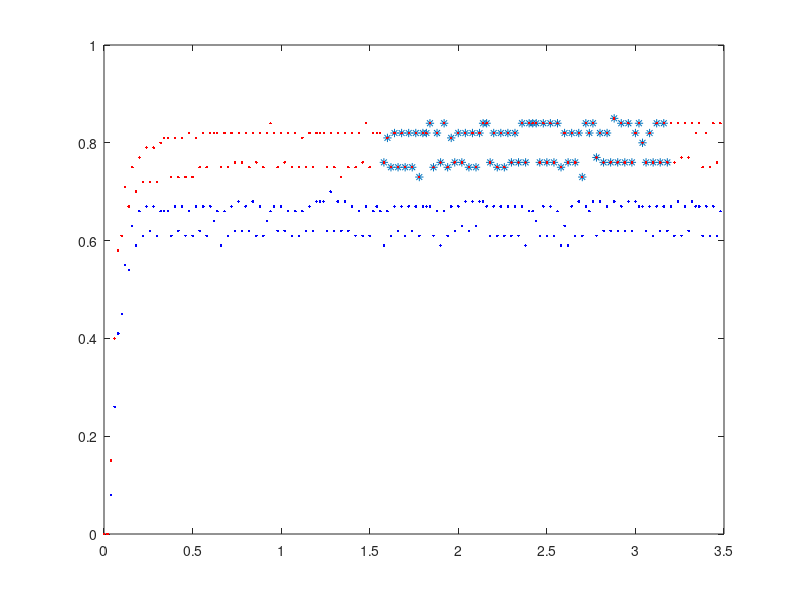

MATLAB code for this plot: (Note: this script raises an error after producing the figure.)
% Rocky project

% @author: Carlos and Thomas
% Date: March 2021

%% Base System
% A)
%steptest_data = load('steptest.mat');
%sinetest150_data = load('sinetest150.mat');
%sinetest200_data = load('sinetest200.mat');

steptest_data = csvread('motordata-thomas.csv',0,0);
steptest_left = [0; steptest_data(:,1)]% - steptest_data(1,1);
steptest_right = [0; steptest_data(:,2)]% - steptest_data(2,1);
steptest_time = (0:20e-3:20e-3*(max(size(steptest_data))));

VinK_R = mean(steptest_left(80:160));
VinK_L = mean(steptest_right(80:160));
Vin = 300;

%%% Parameters!!!! %%%
Kr = VinK_R / Vin;
Kl = VinK_L / Vin;

tauR = 0.0794;
tauL = 0.08451;

%aR = tauR / Kr;
%aL = tauL / Kl;

tau = mean([tauR, tauL])
%a = mean([aR, aL])

%a = 12.2018;
a = 11.83;
b = 0.06338;

K = (a*b)*tau



%%
figure
plot(steptest_time, steptest_left,'b.')
hold on
plot(steptest_time(80:160) ,steptest_right(80:160),'*')
plot(steptest_time, steptest_right,'r.')
hold off

%%
% B)
load('gyrotest.mat')
angle_rad_normalized = angle_rad - angle_rad(end);

[peak_angle, peak_index] = findpeaks(angle_rad_normalized);

% Fitting Data
t_fit = t(peak_index);

zeta_omegan = 0.2021; % From curve fitting session

damping_fit_time = mean(diff(t(peak_index)));

% Wd = Wn * sqrt(1 - zeta^2)
% Wd = (2 * pi) / T

Wd = (2 * pi) / damping_fit_time; % Hz
zeta = 0.0457;
wn = 4.4188;

% wn = sqrt(g / l_eff)
g = 9.8;
l_eff = g / wn^2;

% Plot Data and Peaks
figure
plot(t, angle_rad_normalized)
hold on
plot(t(peak_index), peak_angle, '.')
hold off

% Much like the rocky robot my total height is 6' 5" but my effective 
% length is slightly shorter at 5' 8".
%%
% C)

%Want to set osicallation freq = to natural freq of the pendulumn sytstem
%Set disturbacne to be small square wave osciallation, criticially damped
%response will reach equilibrium as fast as possible 



% D)




